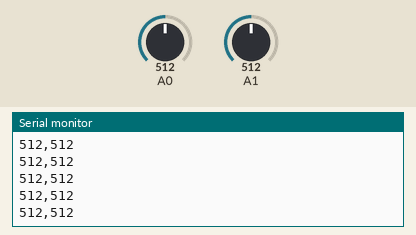
Bench run of a sketch on a simulated Arduino Uno, built with avr-gcc and run on an emulated ATmega328P. Parts: the last lines printed to the serial monitor. The test bench sets the inputs (shaded band); at power-on: A0 = 512, A1 = 512.

Above: at 1.2 s.
1.3 s: A0 set to 716
At 2.0 s:
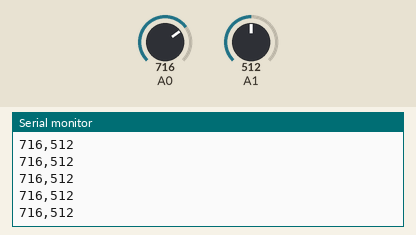
2.8 s: A1 set to 716
At 3.6 s:
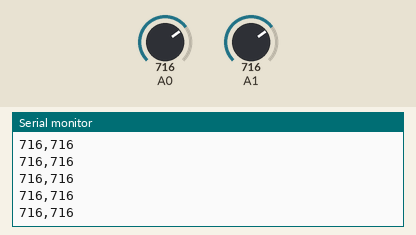
5.8 s: A0 set to 900
At 6.3 s:
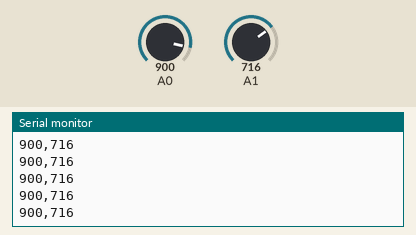
7.3 s: A1 set to 900
At 8.2 s:
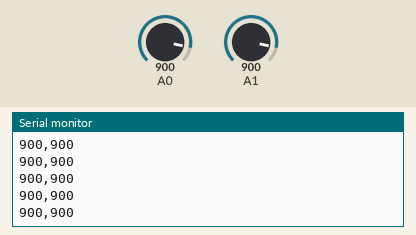
Timing chart, 0 to 9.8 s (numbered marks = the images above; inputs shaded):
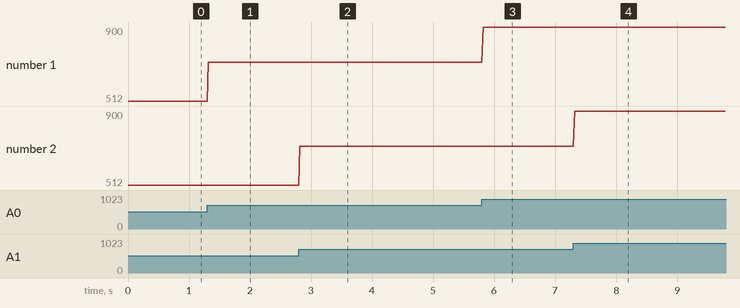

Measured:
- after the input at 1.3 s, the serial monitor: prints a new line at once (image 1)
- after the input at 2.8 s, the serial monitor: prints a new line at once (image 2)
- after the input at 5.8 s, the serial monitor: prints a new line at once (image 3)
- after the input at 7.3 s, the serial monitor: prints a new line at once (image 4)
- plotted number 1: 512 → 716 after the input at 1.3 s, 716 → 900 after the input at 5.8 s

The sketch:

aplicacion.ino
```cpp
int out1 = 0;
int out2 = 0;

void setup() {
   // inicializar puerto serie
   Serial.begin(9600);
}

void loop() {
   // leer pines
   out1 = analogRead(A0);
   out2 = analogRead(A1);
   // enviar
   Serial.print(out1);
   Serial.print(",");
   Serial.println(out2);
   // esperar
   delay(20);
}
```
